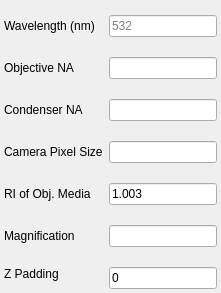
                <widget class="QWidget" name="Physical">
                 <attribute name="title">
                  <string>Physical Parameters</string>
                 </attribute>
                 <layout class="QGridLayout" name="gridLayout_11">
                  <property name="leftMargin">
                   <number>4</number>
                  </property>
                  <property name="topMargin">
                   <number>15</number>
                  </property>
                  <property name="rightMargin">
                   <number>4</number>
                  </property>
                  <property name="bottomMargin">
                   <number>4</number>
                  </property>
                  <property name="verticalSpacing">
                   <number>20</number>
                  </property>
                  <item row="2" column="0">
                   <widget class="QLabel" name="label_obj_na">
                    <property name="sizePolicy">
                     <sizepolicy hsizetype="Fixed" vsizetype="Preferred">
                      <horstretch>0</horstretch>
                      <verstretch>0</verstretch>
                     </sizepolicy>
                    </property>
                    <property name="text">
                     <string>Objective NA</string>
                    </property>
                   </widget>
                  </item>
                  <item row="2" column="2">
                   <widget class="QLineEdit" name="le_obj_na">
                    <property name="sizePolicy">
                     <sizepolicy hsizetype="Preferred" vsizetype="Fixed">
                      <horstretch>0</horstretch>
                      <verstretch>0</verstretch>
                     </sizepolicy>
                    </property>
                   </widget>
                  </item>
                  <item row="7" column="2">
                   <widget class="QLineEdit" name="le_mag">
                    <property name="sizePolicy">
                     <sizepolicy hsizetype="Preferred" vsizetype="Fixed">
                      <horstretch>0</horstretch>
                      <verstretch>0</verstretch>
                     </sizepolicy>
                    </property>
                   </widget>
                  </item>
                  <item row="7" column="0">
                   <widget class="QLabel" name="label_mag">
                    <property name="sizePolicy">
                     <sizepolicy hsizetype="Fixed" vsizetype="Preferred">
                      <horstretch>0</horstretch>
                      <verstretch>0</verstretch>
                     </sizepolicy>
                    </property>
                    <property name="text">
                     <string>Magnification</string>
                    </property>
                   </widget>
                  </item>
                  <item row="8" column="0" alignment="Qt::AlignTop">
                   <widget class="QLabel" name="label_pad_z">
                    <property name="sizePolicy">
                     <sizepolicy hsizetype="Fixed" vsizetype="Preferred">
                      <horstretch>0</horstretch>
                      <verstretch>0</verstretch>
                     </sizepolicy>
                    </property>
                    <property name="text">
                     <string>Z Padding</string>
                    </property>
                   </widget>
                  </item>
                  <item row="1" column="0">
                   <widget class="QLabel" name="label_recon_wavelength">
                    <property name="sizePolicy">
                     <sizepolicy hsizetype="Fixed" vsizetype="Preferred">
                      <horstretch>0</horstretch>
                      <verstretch>0</verstretch>
                     </sizepolicy>
                    </property>
                    <property name="text">
                     <string>Wavelength (nm)</string>
                    </property>
                   </widget>
                  </item>
                  <item row="3" column="0">
                   <widget class="QLabel" name="label_cond_na">
                    <property name="sizePolicy">
                     <sizepolicy hsizetype="Fixed" vsizetype="Preferred">
                      <horstretch>0</horstretch>
                      <verstretch>0</verstretch>
                     </sizepolicy>
                    </property>
                    <property name="text">
                     <string>Condenser NA</string>
                    </property>
                   </widget>
                  </item>
                  <item row="4" column="2">
                   <widget class="QLineEdit" name="le_ps">
                    <property name="sizePolicy">
                     <sizepolicy hsizetype="Preferred" vsizetype="Fixed">
                      <horstretch>0</horstretch>
                      <verstretch>0</verstretch>
                     </sizepolicy>
                    </property>
                    <property name="text">
                     <string/>
                    </property>
                   </widget>
                  </item>
                  <item row="8" column="2" alignment="Qt::AlignTop">
                   <widget class="QLineEdit" name="le_pad_z">
                    <property name="sizePolicy">
                     <sizepolicy hsizetype="Preferred" vsizetype="Fixed">
                      <horstretch>0</horstretch>
                      <verstretch>0</verstretch>
                     </sizepolicy>
                    </property>
                    <property name="text">
                     <string>0</string>
                    </property>
                   </widget>
                  </item>
                  <item row="1" column="2">
                   <widget class="QLineEdit" name="le_recon_wavelength">
                    <property name="sizePolicy">
                     <sizepolicy hsizetype="Preferred" vsizetype="Fixed">
                      <horstretch>0</horstretch>
                      <verstretch>0</verstretch>
                     </sizepolicy>
                    </property>
                    <property name="placeholderText">
                     <string>532</string>
                    </property>
                   </widget>
                  </item>
                  <item row="4" column="0">
                   <widget class="QLabel" name="label_ps">
                    <property name="sizePolicy">
                     <sizepolicy hsizetype="Fixed" vsizetype="Preferred">
                      <horstretch>0</horstretch>
                      <verstretch>0</verstretch>
                     </sizepolicy>
                    </property>
                    <property name="text">
                     <string>Camera Pixel Size</string>
                    </property>
                   </widget>
                  </item>
                  <item row="6" column="0">
                   <widget class="QLabel" name="label_n_media">
                    <property name="sizePolicy">
                     <sizepolicy hsizetype="Fixed" vsizetype="Preferred">
                      <horstretch>0</horstretch>
                      <verstretch>0</verstretch>
                     </sizepolicy>
                    </property>
                    <property name="text">
                     <string>RI of Obj. Media</string>
                    </property>
                   </widget>
                  </item>
                  <item row="6" column="2">
                   <widget class="QLineEdit" name="le_n_media">
                    <property name="sizePolicy">
                     <sizepolicy hsizetype="Preferred" vsizetype="Fixed">
                      <horstretch>0</horstretch>
                      <verstretch>0</verstretch>
                     </sizepolicy>
                    </property>
                    <property name="text">
                     <string>1.003</string>
                    </property>
                   </widget>
                  </item>
                  <item row="3" column="2">
                   <widget class="QLineEdit" name="le_cond_na">
                    <property name="sizePolicy">
                     <sizepolicy hsizetype="Preferred" vsizetype="Fixed">
                      <horstretch>0</horstretch>
                      <verstretch>0</verstretch>
                     </sizepolicy>
                    </property>
                   </widget>
                  </item>
                 </layout>
                </widget>
